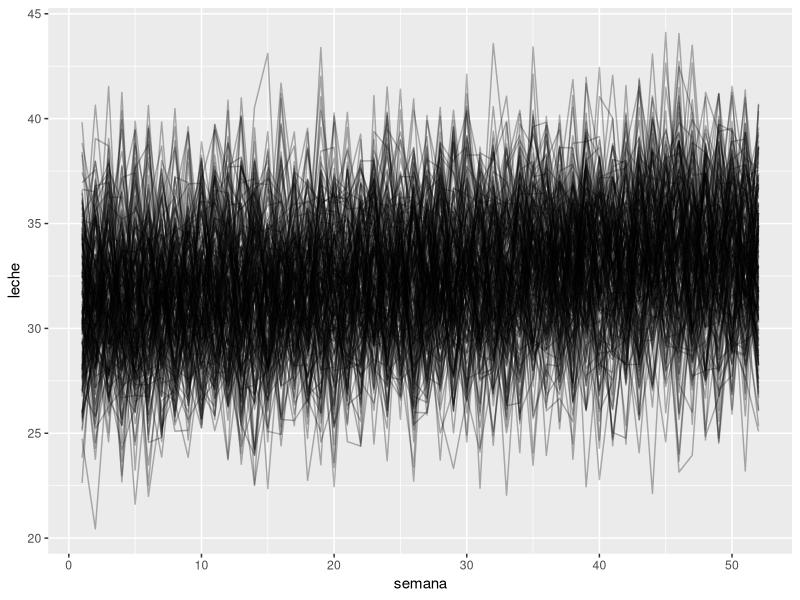

This figure's R source:
## ---- chunk 1
library(tidyverse)

library(here)

datos <- read.csv(here("datos","leche.csv"))
glimpse(datos)
## ---- chunk 2
ggplot(datos,aes(semana,leche,group=animal))+geom_line(alpha=.3)
